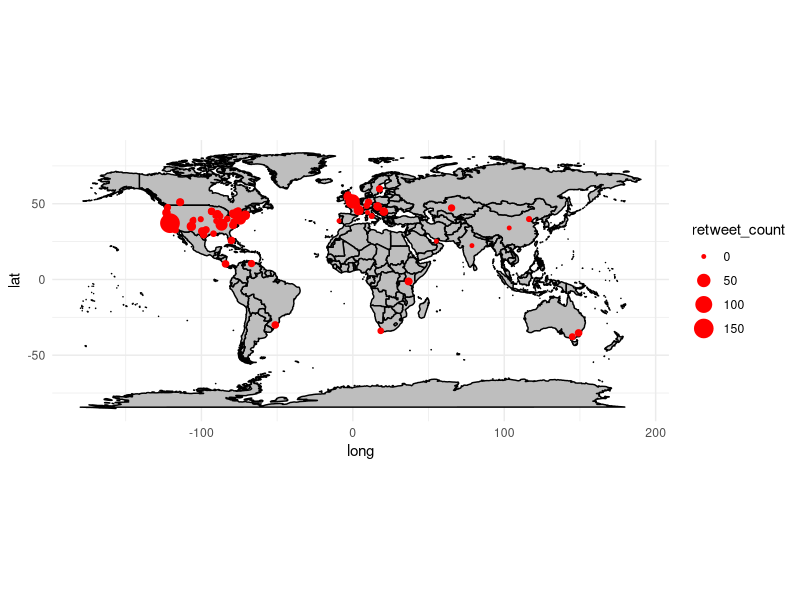
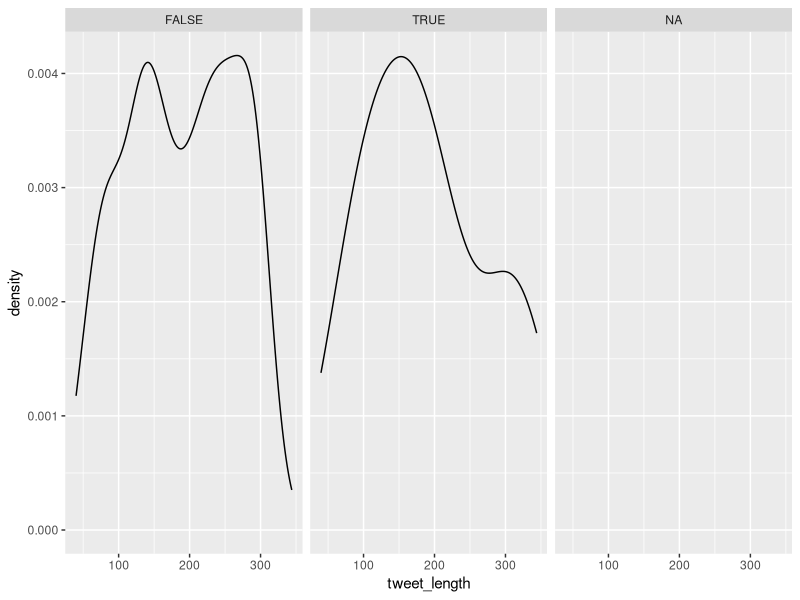

Generate these figures, in order, with R:
## ---- chunk 1
# load packages here
library(tidyverse)
library(ggridges)

## ---- chunk 2
# load data here
tweets <- read.csv("data/tweets.csv")
glimpse(tweets)
## ---- chunk 3
glimpse(tweets)
## ---- chunk 4
tweets %>%
  group_by(location) %>%
  summarize(location_tweet_count = n())

tweets %>% 
  mutate(location_state = case_when(
    str_detect(location, "AL") ~ "AL",
    str_detect(location, "NY") ~ "NY",
    TRUE ~ as.character(location)
    )) %>% 
  group_by(location) %>%
  summarize(location_tweet_count = n())
  

tweets %>% 
  distinct(location) %>% 
  view()

# use seperate to get everything before comma, and match to list of cities, 
# and then if its matched say its US
# filtyer out rows where location has @ in it, and then run distinct comment 
# again to see list of actual location
# run str_detect for countries and code as international 
# something more manual for case_when
## ---- chunk 5
tweets %>%
  count(location) %>%
  arrange(desc(n)) %>% 
  head(15)
## ---- chunk 6
world_map <- map_data("world")

ggplot() +
  geom_polygon(data = world_map, aes(x = long, y = lat, group = group), fill = "gray", color = "black") +
  geom_point(data = tweets, aes(x = long, y = lat, size = retweet_count), color = "red") +
  theme_minimal() +
  coord_quickmap() 
  
## ---- chunk 7
tweets <- tweets %>%
  mutate(tweet_length = nchar(as.character(content)))

ggplot(tweets, aes(x = tweet_length)) + 
  facet_wrap(~verified) + 
  geom_density()


## ---- chunk 8
tweets %>%
  filter(verified == TRUE) %>%
  nrow()
## ---- chunk 9
tweets %>%
  group_by(username) %>%
  mutate(average_like_count = mean(like_count))
  
